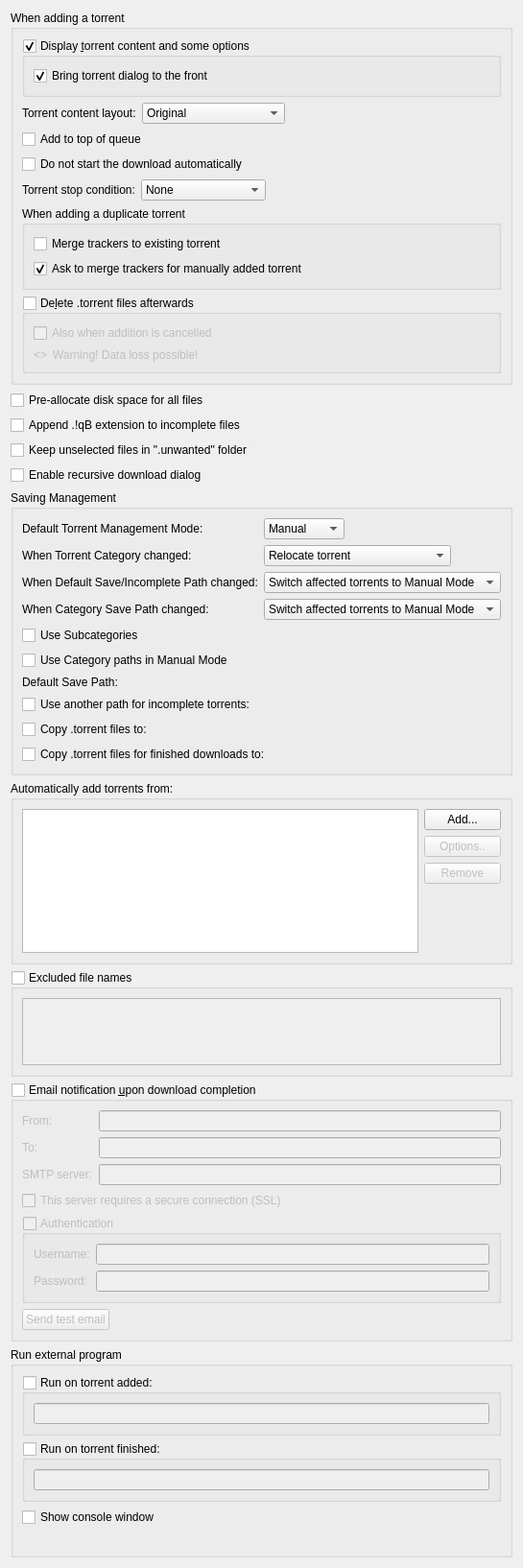
          <widget class="QWidget" name="scrollAreaWidgetContents_2">
           <property name="geometry">
            <rect>
             <x>0</x>
             <y>0</y>
             <width>539</width>
             <height>1457</height>
            </rect>
           </property>
           <layout class="QVBoxLayout" name="verticalLayout">
            <item>
             <widget class="QGroupBox" name="torrentAdditionBox">
              <property name="title">
               <string>When adding a torrent</string>
              </property>
              <layout class="QVBoxLayout" name="torrentAdditionBoxLayout">
               <item>
                <widget class="QGroupBox" name="checkAdditionDialog">
                 <property name="title">
                  <string>Display &amp;torrent content and some options</string>
                 </property>
                 <property name="checkable">
                  <bool>true</bool>
                 </property>
                 <layout class="QVBoxLayout" name="verticalLayout_18">
                  <item>
                   <widget class="QCheckBox" name="checkAdditionDialogFront">
                    <property name="text">
                     <string>Bring torrent dialog to the front</string>
                    </property>
                    <property name="checked">
                     <bool>true</bool>
                    </property>
                   </widget>
                  </item>
                 </layout>
                </widget>
               </item>
               <item>
                <layout class="QHBoxLayout" name="horizontalLayout_19">
                 <item>
                  <widget class="QLabel" name="contentLayoutLabel">
                   <property name="text">
                    <string>Torrent content layout:</string>
                   </property>
                  </widget>
                 </item>
                 <item>
                  <widget class="QComboBox" name="contentLayoutComboBox">
                   <property name="currentIndex">
                    <number>0</number>
                   </property>
                   <item>
                    <property name="text">
                     <string>Original</string>
                    </property>
                   </item>
                   <item>
                    <property name="text">
                     <string>Create subfolder</string>
                    </property>
                   </item>
                   <item>
                    <property name="text">
                     <string>Don't create subfolder</string>
                    </property>
                   </item>
                  </widget>
                 </item>
                 <item>
                  <spacer name="horizontalSpacer_20">
                   <property name="orientation">
                    <enum>Qt::Orientation::Horizontal</enum>
                   </property>
                   <property name="sizeHint" stdset="0">
                    <size>
                     <width>40</width>
                     <height>20</height>
                    </size>
                   </property>
                  </spacer>
                 </item>
                </layout>
               </item>
               <item>
                <widget class="QCheckBox" name="checkAddToQueueTop">
                 <property name="toolTip">
                  <string>The torrent will be added to the top of the download queue</string>
                 </property>
                 <property name="text">
                  <string extracomment="The torrent will be added to the top of the download queue">Add to top of queue</string>
                 </property>
                </widget>
               </item>
               <item>
                <widget class="QCheckBox" name="checkAddStopped">
                 <property name="toolTip">
                  <string>The torrent will be added to download list in a stopped state</string>
                 </property>
                 <property name="text">
                  <string extracomment="The torrent will be added to download list in a stopped state">Do not start the download automatically</string>
                 </property>
                </widget>
               </item>
               <item>
                <layout class="QHBoxLayout" name="stopConditionLayout">
                 <item>
                  <widget class="QLabel" name="stopConditionLabel">
                   <property name="text">
                    <string>Torrent stop condition:</string>
                   </property>
                  </widget>
                 </item>
                 <item>
                  <widget class="QComboBox" name="stopConditionComboBox">
                   <property name="currentIndex">
                    <number>0</number>
                   </property>
                   <item>
                    <property name="text">
                     <string>None</string>
                    </property>
                   </item>
                   <item>
                    <property name="text">
                     <string>Metadata received</string>
                    </property>
                   </item>
                   <item>
                    <property name="text">
                     <string>Files checked</string>
                    </property>
                   </item>
                  </widget>
                 </item>
                 <item>
                  <spacer name="stopConditionSpacer">
                   <property name="orientation">
                    <enum>Qt::Orientation::Horizontal</enum>
                   </property>
                   <property name="sizeHint" stdset="0">
                    <size>
                     <width>40</width>
                     <height>20</height>
                    </size>
                   </property>
                  </spacer>
                 </item>
                </layout>
               </item>
               <item>
                <widget class="QGroupBox" name="duplicateTorrentGroup">
                 <property name="title">
                  <string>When adding a duplicate torrent</string>
                 </property>
                 <layout class="QVBoxLayout" name="duplicateTorrentBoxLayout">
                  <item>
                   <widget class="QCheckBox" name="checkMergeTrackers">
                    <property name="text">
                     <string>Merge trackers to existing torrent</string>
                    </property>
                    <property name="checked">
                     <bool>false</bool>
                    </property>
                   </widget>
                  </item>
                  <item>
                   <widget class="QCheckBox" name="checkConfirmMergeTrackers">
                    <property name="text">
                     <string>Ask to merge trackers for manually added torrent</string>
                    </property>
                    <property name="checked">
                     <bool>true</bool>
                    </property>
                   </widget>
                  </item>
                 </layout>
                </widget>
               </item>
               <item>
                <widget class="QGroupBox" name="deleteTorrentBox">
                 <property name="toolTip">
                  <string>Whether the .torrent file should be deleted after adding it</string>
                 </property>
                 <property name="title">
                  <string>De&amp;lete .torrent files afterwards </string>
                 </property>
                 <property name="checkable">
                  <bool>true</bool>
                 </property>
                 <property name="checked">
                  <bool>false</bool>
                 </property>
                 <layout class="QVBoxLayout" name="deleteTorrentBoxLayout">
                  <item>
                   <widget class="QCheckBox" name="deleteCancelledTorrentBox">
                    <property name="toolTip">
                     <string>Also delete .torrent files whose addition was cancelled</string>
                    </property>
                    <property name="text">
                     <string>Also when addition is cancelled</string>
                    </property>
                   </widget>
                  </item>
                  <item>
                   <layout class="QHBoxLayout" name="deleteTorrentWarningLayout">
                    <item>
                     <widget class="QLabel" name="deleteTorrentWarningIcon">
                      <property name="sizePolicy">
                       <sizepolicy hsizetype="Fixed" vsizetype="Preferred">
                        <horstretch>0</horstretch>
                        <verstretch>0</verstretch>
                       </sizepolicy>
                      </property>
                      <property name="text">
                       <string notr="true">&lt;&gt;</string>
                      </property>
                     </widget>
                    </item>
                    <item>
                     <widget class="QLabel" name="deleteTorrentWarningLabel">
                      <property name="text">
                       <string>Warning! Data loss possible!</string>
                      </property>
                     </widget>
                    </item>
                   </layout>
                  </item>
                 </layout>
                </widget>
               </item>
              </layout>
             </widget>
            </item>
            <item>
             <widget class="QCheckBox" name="checkPreallocateAll">
              <property name="toolTip">
               <string>Allocate full file sizes on disk before starting downloads, to minimize fragmentation. Only useful for HDDs.</string>
              </property>
              <property name="text">
               <string>Pre-allocate disk space for all files</string>
              </property>
             </widget>
            </item>
            <item>
             <widget class="QCheckBox" name="checkAppendqB">
              <property name="text">
               <string>Append .!qB extension to incomplete files</string>
              </property>
             </widget>
            </item>
            <item>
             <widget class="QCheckBox" name="checkUnwantedFolder">
              <property name="text">
               <string>Keep unselected files in &quot;.unwanted&quot; folder</string>
              </property>
             </widget>
            </item>
            <item>
             <widget class="QCheckBox" name="checkRecursiveDownload">
              <property name="toolTip">
               <string>When a torrent is downloaded, offer to add torrents from any .torrent files found inside it</string>
              </property>
              <property name="text">
               <string>Enable recursive download dialog</string>
              </property>
             </widget>
            </item>
            <item>
             <widget class="QGroupBox" name="groupSavingManagement">
              <property name="title">
               <string>Saving Management</string>
              </property>
              <layout class="QVBoxLayout" name="groupSavingManagementLayout">
               <item>
                <layout class="QGridLayout" name="gridLayout_3">
                 <item row="0" column="0">
                  <widget class="QLabel" name="label_40">
                   <property name="text">
                    <string>Default Torrent Management Mode:</string>
                   </property>
                  </widget>
                 </item>
                 <item row="0" column="1">
                  <layout class="QHBoxLayout" name="horizontalLayout_70">
                   <property name="spacing">
                    <number>10</number>
                   </property>
                   <item>
                    <widget class="QComboBox" name="comboSavingMode">
                     <property name="toolTip">
                      <string>Automatic: Various torrent properties (e.g. save path) will be decided by the associated category
Manual: Various torrent properties (e.g. save path) must be assigned manually</string>
                     </property>
                     <item>
                      <property name="text">
                       <string>Manual</string>
                      </property>
                     </item>
                     <item>
                      <property name="text">
                       <string>Automatic</string>
                      </property>
                     </item>
                    </widget>
                   </item>
                   <item>
                    <spacer name="horizontalSpacer_160">
                     <property name="orientation">
                      <enum>Qt::Orientation::Horizontal</enum>
                     </property>
                     <property name="sizeHint" stdset="0">
                      <size>
                       <width>40</width>
                       <height>20</height>
                      </size>
                     </property>
                    </spacer>
                   </item>
                  </layout>
                 </item>
                 <item row="1" column="0">
                  <widget class="QLabel" name="labelTorrentCategoryChanged">
                   <property name="text">
                    <string>When Torrent Category changed:</string>
                   </property>
                  </widget>
                 </item>
                 <item row="1" column="1">
                  <layout class="QHBoxLayout" name="horizontalLayout_14">
                   <item>
                    <widget class="QComboBox" name="comboTorrentCategoryChanged">
                     <item>
                      <property name="text">
                       <string>Relocate torrent</string>
                      </property>
                     </item>
                     <item>
                      <property name="text">
                       <string>Switch torrent to Manual Mode</string>
                      </property>
                     </item>
                    </widget>
                   </item>
                   <item>
                    <spacer name="horizontalSpacer_17">
                     <property name="orientation">
                      <enum>Qt::Orientation::Horizontal</enum>
                     </property>
                     <property name="sizeHint" stdset="0">
                      <size>
                       <width>40</width>
                       <height>20</height>
                      </size>
                     </property>
                    </spacer>
                   </item>
                  </layout>
                 </item>
                 <item row="2" column="0">
                  <widget class="QLabel" name="labelCategoryDefaultPathChanged">
                   <property name="text">
                    <string>When Default Save/Incomplete Path changed:</string>
                   </property>
                  </widget>
                 </item>
                 <item row="2" column="1">
                  <layout class="QHBoxLayout" name="horizontalLayout_15">
                   <item>
                    <widget class="QComboBox" name="comboCategoryDefaultPathChanged">
                     <property name="currentIndex">
                      <number>1</number>
                     </property>
                     <item>
                      <property name="text">
                       <string>Relocate affected torrents</string>
                      </property>
                     </item>
                     <item>
                      <property name="text">
                       <string>Switch affected torrents to Manual Mode</string>
                      </property>
                     </item>
                    </widget>
                   </item>
                   <item>
                    <spacer name="horizontalSpacer_18">
                     <property name="orientation">
                      <enum>Qt::Orientation::Horizontal</enum>
                     </property>
                     <property name="sizeHint" stdset="0">
                      <size>
                       <width>40</width>
                       <height>20</height>
                      </size>
                     </property>
                    </spacer>
                   </item>
                  </layout>
                 </item>
                 <item row="3" column="0">
                  <widget class="QLabel" name="labelCategoryChanged">
                   <property name="text">
                    <string>When Category Save Path changed:</string>
                   </property>
                  </widget>
                 </item>
                 <item row="3" column="1">
                  <layout class="QHBoxLayout" name="horizontalLayout_17">
                   <item>
                    <widget class="QComboBox" name="comboCategoryChanged">
                     <property name="currentIndex">
                      <number>1</number>
                     </property>
                     <item>
                      <property name="text">
                       <string>Relocate affected torrents</string>
                      </property>
                     </item>
                     <item>
                      <property name="text">
                       <string>Switch affected torrents to Manual Mode</string>
                      </property>
                     </item>
                    </widget>
                   </item>
                   <item>
                    <spacer name="horizontalSpacer_19">
                     <property name="orientation">
                      <enum>Qt::Orientation::Horizontal</enum>
                     </property>
                     <property name="sizeHint" stdset="0">
                      <size>
                       <width>40</width>
                       <height>20</height>
                      </size>
                     </property>
                    </spacer>
                   </item>
                  </layout>
                 </item>
                </layout>
               </item>
               <item>
                <widget class="QCheckBox" name="checkUseSubcategories">
                 <property name="text">
                  <string>Use Subcategories</string>
                 </property>
                </widget>
               </item>
               <item>
                <widget class="QCheckBox" name="checkUseCategoryPaths">
                 <property name="toolTip">
                  <string>Resolve relative Save Path against appropriate Category path instead of Default one</string>
                 </property>
                 <property name="text">
                  <string>Use Category paths in Manual Mode</string>
                 </property>
                </widget>
               </item>
               <item>
                <layout class="QGridLayout" name="gridLayout_4">
                 <item row="0" column="0">
                  <widget class="QLabel" name="labelSavePath">
                   <property name="text">
                    <string>Default Save Path:</string>
                   </property>
                  </widget>
                 </item>
                 <item row="0" column="1">
                  <widget class="FileSystemPathLineEdit" name="textSavePath" native="true"/>
                 </item>
                 <item row="1" column="0">
                  <widget class="QCheckBox" name="checkUseDownloadPath">
                   <property name="text">
                    <string>Use another path for incomplete torrents:</string>
                   </property>
                  </widget>
                 </item>
                 <item row="1" column="1">
                  <widget class="FileSystemPathLineEdit" name="textDownloadPath" native="true"/>
                 </item>
                 <item row="2" column="0">
                  <widget class="QCheckBox" name="checkExportDir">
                   <property name="text">
                    <string>Copy .torrent files to:</string>
                   </property>
                  </widget>
                 </item>
                 <item row="2" column="1">
                  <widget class="FileSystemPathLineEdit" name="textExportDir" native="true"/>
                 </item>
                 <item row="3" column="0">
                  <widget class="QCheckBox" name="checkExportDirFin">
                   <property name="text">
                    <string>Copy .torrent files for finished downloads to:</string>
                   </property>
                  </widget>
                 </item>
                 <item row="3" column="1">
                  <widget class="FileSystemPathLineEdit" name="textExportDirFin" native="true"/>
                 </item>
                </layout>
               </item>
              </layout>
             </widget>
            </item>
            <item>
             <widget class="QGroupBox" name="groupBox_2">
              <property name="title">
               <string>Automatically add torrents from:</string>
              </property>
              <layout class="QVBoxLayout" name="verticalLayout_38">
               <item>
                <layout class="QHBoxLayout" name="horizontalLayout_16">
                 <item>
                  <widget class="QTreeView" name="scanFoldersView">
                   <property name="sizePolicy">
                    <sizepolicy hsizetype="Expanding" vsizetype="Expanding">
                     <horstretch>0</horstretch>
                     <verstretch>1</verstretch>
                    </sizepolicy>
                   </property>
                   <property name="minimumSize">
                    <size>
                     <width>250</width>
                     <height>150</height>
                    </size>
                   </property>
                   <property name="editTriggers">
                    <set>QAbstractItemView::EditTrigger::AllEditTriggers</set>
                   </property>
                   <property name="selectionMode">
                    <enum>QAbstractItemView::SelectionMode::SingleSelection</enum>
                   </property>
                   <property name="selectionBehavior">
                    <enum>QAbstractItemView::SelectionBehavior::SelectRows</enum>
                   </property>
                   <property name="textElideMode">
                    <enum>Qt::TextElideMode::ElideNone</enum>
                   </property>
                   <property name="rootIsDecorated">
                    <bool>false</bool>
                   </property>
                   <attribute name="headerDefaultSectionSize">
                    <number>80</number>
                   </attribute>
                   <attribute name="headerStretchLastSection">
                    <bool>false</bool>
                   </attribute>
                  </widget>
                 </item>
                 <item>
                  <layout class="QVBoxLayout" name="verticalLayout_37">
                   <item>
                    <widget class="QPushButton" name="addWatchedFolderButton">
                     <property name="text">
                      <string>Add...</string>
                     </property>
                    </widget>
                   </item>
                   <item>
                    <widget class="QPushButton" name="editWatchedFolderButton">
                     <property name="enabled">
                      <bool>false</bool>
                     </property>
                     <property name="text">
                      <string>Options..</string>
                     </property>
                    </widget>
                   </item>
                   <item>
                    <widget class="QPushButton" name="removeWatchedFolderButton">
                     <property name="enabled">
                      <bool>false</bool>
                     </property>
                     <property name="text">
                      <string>Remove</string>
                     </property>
                    </widget>
                   </item>
                   <item>
                    <spacer name="verticalSpacer_6">
                     <property name="orientation">
                      <enum>Qt::Orientation::Vertical</enum>
                     </property>
                     <property name="sizeHint" stdset="0">
                      <size>
                       <width>20</width>
                       <height>40</height>
                      </size>
                     </property>
                    </spacer>
                   </item>
                  </layout>
                 </item>
                </layout>
               </item>
              </layout>
             </widget>
            </item>
            <item>
             <widget class="QGroupBox" name="groupExcludedFileNames">
              <property name="title">
               <string>Excluded file names</string>
              </property>
              <property name="checkable">
               <bool>true</bool>
              </property>
              <property name="checked">
               <bool>false</bool>
              </property>
              <layout class="QVBoxLayout" name="verticalLayout_311">
               <item>
                <widget class="QPlainTextEdit" name="textExcludedFileNames">
                 <property name="toolTip">
                  <string>Blacklist filtered file names from being downloaded from torrent(s).
Files matching any of the filters in this list will have their priority automatically set to &quot;Do not download&quot;.

Use newlines to separate multiple entries. Can use wildcards as outlined below.
*: matches zero or more of any characters.
?: matches any single character.
[...]: sets of characters can be represented in square brackets.

Examples
*.exe: filter '.exe' file extension.
readme.txt: filter exact file name.
?.txt: filter 'a.txt', 'b.txt' but not 'aa.txt'.
readme[0-9].txt: filter 'readme1.txt', 'readme2.txt' but not 'readme10.txt'.</string>
                 </property>
                 <property name="tabChangesFocus">
                  <bool>true</bool>
                 </property>
                 <property name="lineWrapMode">
                  <enum>QPlainTextEdit::LineWrapMode::NoWrap</enum>
                 </property>
                </widget>
               </item>
              </layout>
             </widget>
            </item>
            <item>
             <widget class="QGroupBox" name="groupMailNotification">
              <property name="title">
               <string>Email notification &amp;upon download completion</string>
              </property>
              <property name="checkable">
               <bool>true</bool>
              </property>
              <property name="checked">
               <bool>false</bool>
              </property>
              <layout class="QVBoxLayout" name="verticalLayout_171">
               <item>
                <layout class="QGridLayout" name="gridLayout_9">
                 <item row="0" column="0">
                  <widget class="QLabel" name="label_25">
                   <property name="toolTip">
                    <string>Sender</string>
                   </property>
                   <property name="text">
                    <string comment="From sender">From:</string>
                   </property>
                  </widget>
                 </item>
                 <item row="0" column="1">
                  <widget class="QLineEdit" name="senderEmailTxt"/>
                 </item>
                 <item row="1" column="0">
                  <widget class="QLabel" name="label_2">
                   <property name="toolTip">
                    <string>Receiver</string>
                   </property>
                   <property name="text">
                    <string comment="To receiver">To:</string>
                   </property>
                  </widget>
                 </item>
                 <item row="1" column="1">
                  <widget class="QLineEdit" name="lineEditDestEmail"/>
                 </item>
                 <item row="2" column="0">
                  <widget class="QLabel" name="label_3">
                   <property name="text">
                    <string>SMTP server:</string>
                   </property>
                  </widget>
                 </item>
                 <item row="2" column="1">
                  <widget class="QLineEdit" name="lineEditSmtpServer"/>
                 </item>
                </layout>
               </item>
               <item>
                <widget class="QCheckBox" name="checkSmtpSSL">
                 <property name="text">
                  <string>This server requires a secure connection (SSL)</string>
                 </property>
                </widget>
               </item>
               <item>
                <widget class="QGroupBox" name="groupMailNotifAuth">
                 <property name="title">
                  <string>Authentication</string>
                 </property>
                 <property name="checkable">
                  <bool>true</bool>
                 </property>
                 <property name="checked">
                  <bool>false</bool>
                 </property>
                 <layout class="QFormLayout" name="formLayout_2">
                  <item row="0" column="0">
                   <widget class="QLabel" name="label_7">
                    <property name="text">
                     <string>Username:</string>
                    </property>
                   </widget>
                  </item>
                  <item row="0" column="1">
                   <widget class="QLineEdit" name="mailNotifUsername"/>
                  </item>
                  <item row="1" column="0">
                   <widget class="QLabel" name="label_8">
                    <property name="text">
                     <string>Password:</string>
                    </property>
                   </widget>
                  </item>
                  <item row="1" column="1">
                   <widget class="QLineEdit" name="mailNotifPassword">
                    <property name="echoMode">
                     <enum>QLineEdit::EchoMode::Password</enum>
                    </property>
                   </widget>
                  </item>
                 </layout>
                </widget>
               </item>
               <item>
                <widget class="QPushButton" name="sendTestEmail">
                 <property name="sizePolicy">
                  <sizepolicy hsizetype="Fixed" vsizetype="Fixed">
                   <horstretch>0</horstretch>
                   <verstretch>0</verstretch>
                  </sizepolicy>
                 </property>
                 <property name="text">
                  <string>Send test email</string>
                 </property>
                </widget>
               </item>
              </layout>
             </widget>
            </item>
            <item>
             <widget class="QGroupBox" name="autoRunBox">
              <property name="title">
               <string>Run external program</string>
              </property>
              <layout class="QVBoxLayout" name="verticalLayout_19">
               <item>
                <widget class="QGroupBox" name="groupBoxRunOnAdded">
                 <property name="title">
                  <string>Run on torrent added:</string>
                 </property>
                 <property name="checkable">
                  <bool>true</bool>
                 </property>
                 <property name="checked">
                  <bool>false</bool>
                 </property>
                 <layout class="QVBoxLayout" name="verticalLayout_39">
                  <item>
                   <widget class="QLineEdit" name="lineEditRunOnAdded"/>
                  </item>
                 </layout>
                </widget>
               </item>
               <item>
                <widget class="QGroupBox" name="groupBoxRunOnFinished">
                 <property name="title">
                  <string>Run on torrent finished:</string>
                 </property>
                 <property name="checkable">
                  <bool>true</bool>
                 </property>
                 <property name="checked">
                  <bool>false</bool>
                 </property>
                 <layout class="QVBoxLayout" name="verticalLayout_36">
                  <item>
                   <widget class="QLineEdit" name="lineEditRunOnFinished"/>
                  </item>
                 </layout>
                </widget>
               </item>
               <item>
                <widget class="QCheckBox" name="autoRunConsole">
                 <property name="text">
                  <string>Show console window</string>
                 </property>
                </widget>
               </item>
               <item>
                <widget class="QLabel" name="labelAutoRunParam">
                 <property name="wordWrap">
                  <bool>true</bool>
                 </property>
                </widget>
               </item>
              </layout>
             </widget>
            </item>
           </layout>
          </widget>
